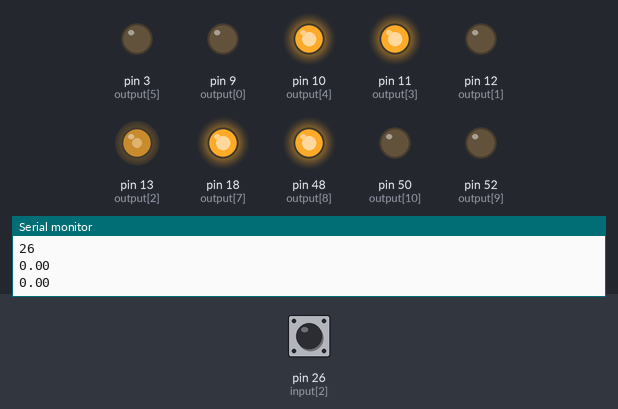
This sketch was run on a simulated Arduino Mega 2560, built with avr-gcc and run on an emulated ATmega2560. Shown: output pins drawn as LEDs (lit = HIGH), the last lines printed to the serial monitor. The test bench sets the inputs (shaded band); at power-on: pin 26 (input[2]) LOW.

Above: at 1.2 s.
1.3 s: pin 26 (input[2]) pulsed HIGH 5 times (0.12 s each, 0.3 s apart)
At 3.3 s:
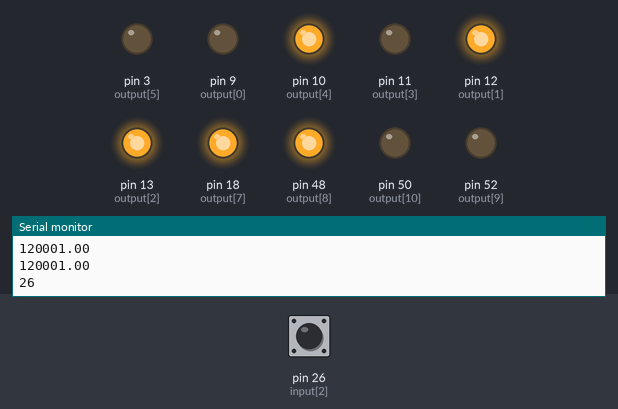
Timing chart, 0 to 11.1 s (numbered marks = the images above; inputs shaded):
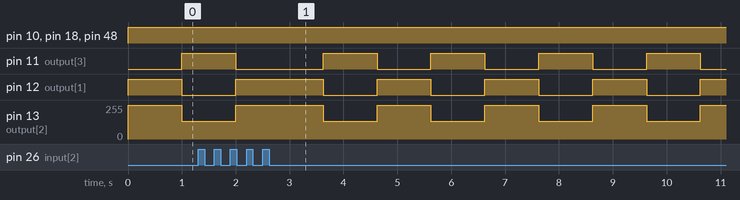

Measured:
- by itself, pin 11 (output[3]): repeats every 2.0 s: HIGH 1.0 s, LOW 1.0 s
- by itself, pin 12 (output[1]): repeats every 2.0 s: LOW 1.0 s, HIGH 1.0 s
- by itself, pin 13 (output[2]): repeats every 2.0 s: 133/255 1.0 s, 255/255 1.0 s

The sketch:

ENES100.ino
```cpp
//Arduino pin assignments
struct controller_pins {
    int in1;
    int in2;
    int in3;
    int in4;
    int ENA;
    int ENB;
    int trigPin;
    int echoPin;
    int tx;
    int rx;
    int power;


};


void setup() {
  Serial.begin(9600);

//initialize all input and output pins
    struct controller_pins pins =  {12, 11, 10, 9, 13, 18, 24, 26, 50, 52, 48};
    int output[] = {9,12,13,11,10,3,13,18, 48, 52, 50};
    int input[] = {4,5, 26};
    int num_output = sizeof(output) / 2;
    int num_input = sizeof(input) / 2;


    for (int i = 0; i < num_output; i++) {
        pinMode(output[i], OUTPUT);
    }
    for (int i = 0; i < num_input; i++){
        pinMode(input[i], INPUT);
    }
}


void loop() {
    digitalWrite(48, OUTPUT);
    struct controller_pins pins =  {12, 11, 10, 9, 13, 18, 24, 26, 50, 52, 48};

    forward(&pins, 255);
    if (get_distance(&pins) <= 4){
      motor_off(&pins);
      turn(&pins, "RIGHT", 133);
      delay(1000);
    }
  motor_off(&pins);


}

void forward(struct controller_pins *pins, int motor_speed){
    analogWrite(pins->ENA, motor_speed);
    analogWrite(pins->ENB, motor_speed);

    digitalWrite(pins->in1, HIGH);
    digitalWrite(pins->in3, HIGH);

}

void turn(struct controller_pins *pins, String direction, int motor_speed){
    analogWrite(pins->ENA, motor_speed);
    analogWrite(pins->ENB, motor_speed);

    if (direction == "LEFT"){
        digitalWrite(pins->in1, HIGH);
        digitalWrite(pins->in4, HIGH);


    } else {
        digitalWrite(pins->in2, HIGH);
        digitalWrite(pins->in3, HIGH);
    }


}

void motor_off(struct controller_pins *pins){
    digitalWrite(pins->in1, LOW);
    digitalWrite(pins->in2, LOW);
    digitalWrite(pins->in3, LOW);
    digitalWrite(pins->in4, LOW);
}

float get_distance(struct controller_pins *pins) {
  float duration, distance;
  digitalWrite(pins ->trigPin, LOW);
  delayMicroseconds(2);
  digitalWrite(pins->trigPin, HIGH);
  delayMicroseconds(10);
  digitalWrite(pins->trigPin, LOW);
  Serial.println(pins->echoPin);
  //noInterrupts();
  duration = pulseIn(pins->echoPin, HIGH);
  Serial.println(duration);

  //interrupts();

  distance = (duration*.0343*10)/2;
  Serial.println(duration);
  return distance;
  delay(100);
}
```

Enes100.h
```cpp
#ifndef Enes100_h
#define Enes100_h

#include "VisionSystemClient.hpp"

#define CRASH_SITE        0
#define DATA              1
#define MATERIAL          2
#define FIRE              3
#define WATER             4
#define SEED              5


// Crash Mission
#define DIRECTION         0
#define LENGTH            1
#define HEIGHT            2
#define NORMAL_X          0
#define MORMAL_Y          1


// Data
#define CYCLE             0
#define MAGNETISM         1
#define MAGNETIC          0
#define NOT_MAGNETIC      1


// Materials
#define WEIGHT            0
#define MATERIAL_TYPE     1
#define FOAM              0
#define PLASTIC           1
#define HEAVY             0
#define MEDIUM            1
#define LIGHT             2


// Fire
#define NUM_CANDLES       0
#define TOPOGRAPHY        1
#define TOP_A             0
#define TOP_B             1
#define TOP_C             2


// Water
#define DEPTH             0
#define WATER_TYPE        1
#define FRESH_UNPOLLUTED  0
#define FRESH_POLLUTED    1
#define SALT_UNPOLLUTED   2
#define SALT_POLLUTED     3


// Seed
#define LOCATION 0
#define PERCENTAGE 1

VisionSystemClient Enes100;

#endif /* Enes100_h */
```

VisionSystemClient.cpp
```cpp
#include "VisionSystemClient.hpp"

Coordinate::Coordinate() {
  this->x = 0;
    this->y = 0;
    this->theta = 0;
}

Coordinate::Coordinate(double x, double y) {
    this->x = x;
    this->y = y;
    this->theta = 0;
}

Coordinate::Coordinate(double x, double y, double theta) {
    this->x = x;
    this->y = y;
    this->theta = theta;
}

void VisionSystemClient::begin(const char* teamName, byte teamType, int markerId, int wifiModuleTX, int wifiModuleRX) {
    mMarkerId = markerId;
    if (mSerial != nullptr) delete mSerial;
    mSerial = new SoftwareSerial(wifiModuleTX, wifiModuleRX);
    mSerial->begin(57600);

    //Wait for the esp module to connect. It will send a '0x01' byte when it is ready.
    while(!isConnected()) delay(50);

    //At this point we know the ESP is ready for us to send shit.
    mSerial->write(OP_BEGIN);
    mSerial->write(teamType);
    mSerial->write(markerId >> 8);
    mSerial->write(markerId & 0xFF);
    mSerial->print(teamName);
    mSerial->write((byte) 0x00);
    mSerial->write(FLUSH_SEQUENCE, 4);
    mSerial->flush();
}

bool VisionSystemClient::isConnected() {
    while(mSerial->available()) mSerial->read(); // Remove bytes from incoming buffer.
    mSerial->write(OP_IS_CONNECTED);
    unsigned long start = millis();
    // While we have been waiting less than 10ms and there are no bytes available.
    while (millis() - start < 10 && mSerial->available() == 0); //Do nothing.
//    Serial.println(millis() - start);
    byte it = mSerial->read();
//    Serial.println(it);
    return (it == 0x01);
}

void VisionSystemClient::mission(int type, int message) {
    mSerial->write(OP_MISSION);
    mSerial->write(type);
    mSerial->print(message);
    mSerial->write((byte) 0x00);
    mSerial->write(FLUSH_SEQUENCE, 4);
    mSerial->flush();
}

void VisionSystemClient::mission(int type, double message) {
    mSerial->write(OP_MISSION);
    mSerial->write(type);
    mSerial->print(message);
    mSerial->write((byte) 0x00);
    mSerial->write(FLUSH_SEQUENCE, 4);
    mSerial->flush();
}

void VisionSystemClient::mission(int type, char message) {
    mSerial->write(OP_MISSION);
    mSerial->write(type);
    mSerial->print(message);
    mSerial->write((byte) 0x00);
    mSerial->write(FLUSH_SEQUENCE, 4);
    mSerial->flush();
}

void VisionSystemClient::mission(int type, Coordinate message) {
    mSerial->write(OP_MISSION);
    mSerial->write(type);
    mSerial->print(message.x);
    mSerial->print(',');
    mSerial->print(message.y);
    mSerial->print(',');
    mSerial->print(message.theta);
    mSerial->write((byte) 0x00);
    mSerial->write(FLUSH_SEQUENCE, 4);
    mSerial->flush();
}

int VisionSystemClient::MLGetPrediction() {
    mSerial->write(OP_ML_PREDICTION);
    mSerial->write(FLUSH_SEQUENCE, 4);
    mSerial->flush();

    delay(500);

    while (mSerial->available()) {
        mSerial->read();
    }

    byte buffer[2];
    while(!mSerial->available());
    buffer[0] = mSerial->read();
    while(!mSerial->available());
    buffer[1] = mSerial->read();
    return (buffer[1] << 8) | buffer[0];
}

void VisionSystemClient::readBytes(byte* buffer, int length) {
    auto start = millis();
    for(int i = 0; i < length; i++) {
        while(!mSerial->available()) {
            if(millis() - start > 100) {
                return;
            }
        }
        buffer[i] = mSerial->read();
        // Serial.print(buffer[i], HEX);
        // Serial.print(" ");
    }
}

// A nice fancy faster function.
void VisionSystemClient::updateIfNeeded() {
    if(millis() - lastUpdate < 50) return; // Don't check if we recently checked.
    lastUpdate = millis();
    while(mSerial->available()) mSerial->read(); // Remove bytes from incoming buffer.
//    auto start = micros();
    mSerial->write(OP_CHECK);
    mSerial->flush();
//    auto sent = micros();
    while(!mSerial->available()) {
        if(millis() - lastUpdate > 100) {
            return;
        }
    }
//    auto received = micros();
    byte b = mSerial->read();
//    Serial.print(b, HEX);
//    Serial.print(" ");
    if(b == 0x00) return; //Zero means no update.
    if(b == 0x01) { // One means no marker found.
        location.x = -1;
        location.y = -1;
        location.theta = -1;
        visible = false;
        return;
    }
    if (b != 0x02) return; // All other invalid values should be returned.

    // The response will be three ints, x, y, theta.
    // X is a single byte representing 0-255, which is divided by 100 to get location.x
    // Y is two bytes representing 0-65535, which is divided by 100 to get location.y
    // Theta is two bytes, signed, representing -32768-32767, which is divided by 100 to get location.theta
    visible = true;
//    auto read_s = micros();
    byte buff[2];

    readBytes(buff, 1);
    location.y = float(buff[0]) / 100.0;

    readBytes(buff, 2);
    location.x = float(buff[1] << 8 | buff[0]) / 100.0;
//    auto read_1 = micros();

    readBytes(buff, 2); //Remember this number is singed. Dereference buff to get the data
//    auto read_2 = micros();

    int16_t intData = *((int16_t *) buff);
    location.theta = float(intData) / 100.0;
//    auto read_e = micros();

//    Serial.print(F("Sent: "));
//    Serial.print(sent - start);
//    Serial.print(F("us Received: "));
//    Serial.print(received - sent);
//    Serial.print(F("us Read Total: "));
//    Serial.print(read_e - read_s);
//    Serial.print(F("us Read x: "));
//    Serial.print(read_1 - read_s);
//    Serial.print(F("us Read y: "));
//    Serial.print(read_2 - read_1);
//    Serial.print(F("us Read theta: "));
//    Serial.print(read_e - read_2);
//    Serial.print(F("us Total: "));
//    Serial.println(read_e - start);
}

float VisionSystemClient::getX() {
    updateIfNeeded();
    return location.x;
}

float VisionSystemClient::getY() {
    updateIfNeeded();
    return location.y;
}

float VisionSystemClient::getTheta() {
    updateIfNeeded();
    return location.theta;
}

bool VisionSystemClient::isVisible() {
    updateIfNeeded();
    return visible;
}

bool VisionSystemClient::updateLocation() {
    _Pragma("message(\"\nWarning: The use of Enes100.updateLocation is not recommended. Instead use the Enes100.get...() family of functions.\")");
    updateIfNeeded();
    return true;
}
```

VisionSystemClient.hpp
```cpp
#ifndef VisionSystemClient_hpp
#define VisionSystemClient_hpp

#include "Arduino.h"
#include "SoftwareSerial.h"

// Transmission opcodes
#define OP_BEGIN            0x1
#define OP_PRINT            0x2
#define OP_CHECK            0x3
#define OP_MISSION          0x4
#define OP_ML_PREDICTION    0x5
#define OP_ML_CAPTURE       0x6
#define OP_IS_CONNECTED     0x7


const byte FLUSH_SEQUENCE[] = {0xFF, 0xFE, 0xFD, 0xFC};

class Coordinate {
public:
    Coordinate();
    Coordinate(double x, double y);
    Coordinate(double x, double y, double theta);

    double x;
    double y;
    double theta;
};

class VisionSystemClient {
public:
    bool isConnected();
    void begin(const char* teamName, byte teamType, int markerId, int wifiModuleTX, int wifiModuleRX);

    float getX();
    float getY();
    float getTheta();
    bool isVisible();
    bool updateLocation();

    void mission(int type, int message);
    void mission(int type, double message);
    void mission(int type, char message);
    void mission(int type, Coordinate message);
    int MLGetPrediction();
    void MLCaptureTrainingImage(const char * label);

    template <typename T>
    void print(T message);
    template <typename T>
    void println(T message);
    Coordinate location; // Cached values for x,y,theta

private:
    bool receive(Coordinate* coordinate = NULL);
    bool visible; // Cached value for visibility
    void updateIfNeeded();
    void readBytes(byte* buffer, int length);
    uint32_t lastUpdate;

    int mMarkerId;
    SoftwareSerial* mSerial;
};

/**
 * Templated functions have to be in the header file
 **/
template <typename T>
void VisionSystemClient::print(T message) {
    mSerial->write(OP_PRINT);
    mSerial->print(message);
    mSerial->write((byte) 0x00);
    mSerial->write(FLUSH_SEQUENCE, 4);
    mSerial->flush();
}

template <typename T>
void VisionSystemClient::println(T message) {
    mSerial->write(OP_PRINT);
    mSerial->print(message);
    mSerial->write('\n');
    mSerial->write((byte) 0x00);
    mSerial->write(FLUSH_SEQUENCE, 4);
    mSerial->flush();
}

#endif /* VisionSystemClient_hpp */
```

main.cpp
```cpp
#include <Arduino.h>
#include <stdio.h>
#include <Enes100.h>

#include <math.h>
#include <assert.h>

#define SOMEVALUE 4
#define RIGHT 1
#define LEFT 0

//Prototypes
void to_pool();
String mission();
void navigation();
void turn(struct controller_pins *, float angle, int motor_speed);
void forward(struct controller_pins *, char axis, int coord, int motor_speed);
void pool_navigate_aruco(struct controller_pins *pins);
void motor_off(struct controller_pins *);
void approach_pool(struct controller_pins *);
float get_distance(struct controller_pins *);
void pool_navigate_distance_sensor(struct controller_pins *);
void obstacle_navigate_distance_sensor(struct controller_pins *);
void begin_mission(struct controller_pins *);

//Arduino pin assignments
struct controller_pins {
    int in1;
    int in2;
    int in3;
    int in4;
    int ENA;
    int ENB;
    int trigPin;
    int echoPin;
    int tx;
    int rx;
};

//initialize all input and output pins

void setup() {
    int output[] = {12,11,10,9,24,50,52};
    int input[] = {26};
    int num_output = sizeof(output) / 2;
    int num_input = sizeof(input) / 2;


    for (int i = 0; i < num_output; i++) {
        pinMode(output[i], OUTPUT);
    }
    for (int i = 0; i < num_input; i++){
        pinMode(input[i], INPUT);
    }
}


void loop() {
    struct controller_pins pins =  {12, 11, 10, 9, 13, 18, 24, 26, 50, 52};
    begin_mission(&pins);
    //drive to pool
    pool_navigate_aruco(&pins);
    approach_pool(&pins);


while(1);//loop will not continue


}

void forward(struct controller_pins *pins, char axis, int coord, int motor_speed){
    analogWrite(pins->ENA, motor_speed);
    analogWrite(pins->ENB, motor_speed);
    digitalWrite(pins->in1, HIGH);
    digitalWrite(pins->in3, HIGH);
    int position;
    if (axis == 'x')
        position = Enes100.getX();
    else
        position = Enes100.getY();
    while (abs(position-coord) > SOMEVALUE){
        if (axis == 'x')
            position = Enes100.getX();
        else
            position = Enes100.getY();

    }
    motor_off(pins);


}

void turn(struct controller_pins *pins, float angle, int motor_speed){
    float heading = Enes100.getTheta();
    analogWrite(pins->ENA, motor_speed);
    analogWrite(pins->ENB, motor_speed);
    //while heading of otv is greater than some minimal limit of target angle, turn one direction
    while (abs(angle - heading) > SOMEVALUE){
        if (angle - heading < 0){
            digitalWrite(pins->in1, HIGH);
            digitalWrite(pins->in4, HIGH);


        } else {
            digitalWrite(pins->in2, HIGH);
            digitalWrite(pins->in3, HIGH);
        }

    }
    motor_off(pins);


}

void motor_off(struct controller_pins *pins){
    digitalWrite(pins->in1, LOW);
    digitalWrite(pins->in2, LOW);
    digitalWrite(pins->in3, LOW);
    digitalWrite(pins->in4, LOW);
}


void enes_init(){
    //Enes100.begin(const char Wet_Willies, byte WATER, int markerId, int wifiModuleTX, int wifiModuleRX);
    while(!Enes100.isConnected());


}

void pool_navigate_aruco(struct controller_pins *pins){
    //get desired angle and position based on starting location
    float angle;
    float coord;
    //

    //turn to pool angle
    turn(pins, angle, 255);
    //move foward some amount
    forward(pins, 'x', coord, 255);

    //get sensor reading

}


  void approach_pool(struct controller_pins *pins){
    int motor_speed;
    int dist = get_distance(pins);
    while (dist > SOMEVALUE){
        analogWrite(pins->ENA, motor_speed);
        analogWrite(pins->ENB, motor_speed);
        digitalWrite(pins->in1, HIGH);
        digitalWrite(pins->in3, HIGH);
        dist = get_distance(pins);
    }
    motor_off(pins);


  }

//returns sensor distance in cm
float get_distance(struct controller_pins *pins) {
  float duration, distance;
  digitalWrite(pins->trigPin, LOW);
  delayMicroseconds(2);
  digitalWrite(pins->trigPin, HIGH);
  delayMicroseconds(10);
  digitalWrite(pins->trigPin, LOW);

  noInterrupts();
  duration = pulseIn(pins->echoPin, HIGH);
  interrupts();

  distance = (duration*.0343)/2;
  return distance;
  delay(100);
}

void pool_navigate_distance_sensor(struct controller_pins *pins){
  float stop_distance = 17.496;

  //forward
  while(get_distance(pins) > stop_distance){

  }
  motor_off(pins);
}


void obstacle_navigate_distance_sensor(struct controller_pins *pins){
  float stop_distance = 12;

  //forward
  while(get_distance(pins) > stop_distance){

  }
  motor_off(pins);
  turn(pins, 1.57, 255);
  if(get_distance(pins) < stop_distance){
    turn(pins, -1.57, 255);
  }
  else
  {
    //forward
  }
}

  void begin_mission(struct controller_pins *pins){
      //Enes100.begin(const char* teamName, byte teamType, int markerId, int wifiModuleTX, int wifiModuleRX);
  }
```
